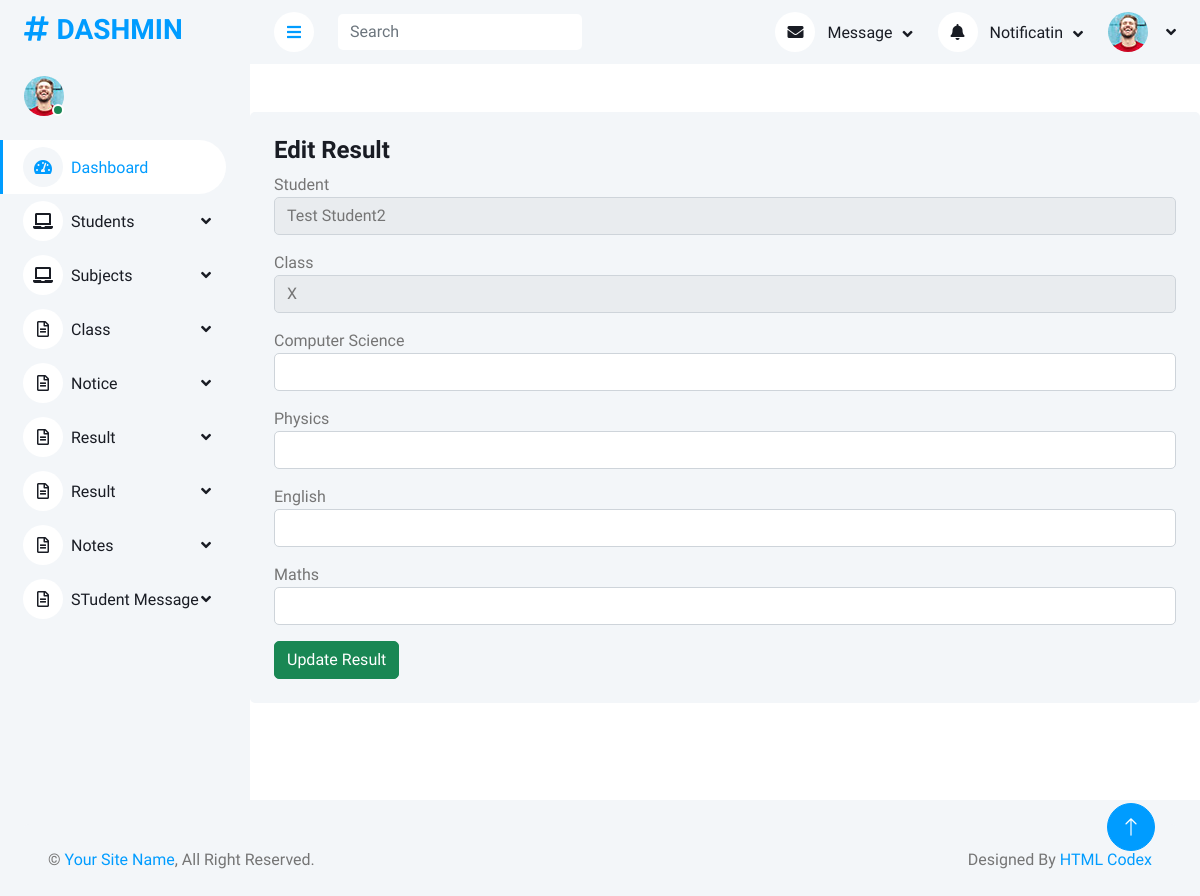
The app's page /manage/edit_result/7/7/ with its own data.
### AdminApp/models.py (models this page shows, shortened)
class StudentDb(models.Model):
    Gender_Choices=(
        ('Male','Male'),
        ('Female','Female')
    )
    Name=models.CharField(max_length=100,null=True,blank=True)
    Email=models.EmailField(max_length=100,null=True,blank=True)
    Roll_Number=models.CharField(max_length=100,null=True,blank=True)
    Dob=models.DateField(null=True,blank=True)
    Class=models.ForeignKey('ClassDb', on_delete=models.CASCADE,null=True,blank=True)
    gender=models.CharField(max_length=100,null=True,blank=True,choices=Gender_Choices)
    Phone_number=models.CharField(max_length=100,null=True,blank=True)
    Student_Photo = models.ImageField(upload_to="student_photos/", null=True, blank=True)

class ClassDb(models.Model):
    Class_Name=models.CharField(max_length=100,null=True,blank=True)
    Section=models.CharField(max_length=100,null=True,blank=True)
    Created_At=models.DateTimeField(auto_now_add=True)
    Updated_At=models.DateTimeField(auto_now=True)

class SubjectCombinationDb(models.Model):
    Class_Section=models.ForeignKey(ClassDb,on_delete=models.CASCADE,null=True,blank=True)
    Subject_Name=models.ForeignKey(SubjectDb,on_delete=models.CASCADE,null=True,blank=True)
    Created_At=models.DateTimeField(auto_now_add=True)
    Updated_At=models.DateTimeField(auto_now=True)

class SubjectDb(models.Model):
    Subject_Name=models.CharField(max_length=100,null=True,blank=True)
    Subject_Code=models.CharField(max_length=100,null=True,blank=True)
    Credit = models.IntegerField(null=True, blank=True)
    Created_At=models.DateTimeField(auto_now_add=True)
    Updated_At=models.DateTimeField(auto_now=True)

### AdminApp/views.py (the view)
# urls.py: path('edit_result/<int:student_id>/<int:class_id>/', views.edit_result, name='edit_result'),
def edit_result(request, student_id, class_id):
    student = StudentDb.objects.get(id=student_id)
    class_obj = ClassDb.objects.get(id=class_id)
    subjects = SubjectCombinationDb.objects.filter(Class_Section_id=class_id)
    results = ResultDb.objects.filter(Student=student)
    marks = {}
    for r in results:
        marks[r.Subject.id] = r.Marks
    context = {
        'student': student,
        'class': class_obj,
        'subjects': subjects,
        'marks': marks
    }
    return render(request,'Edit_Result.html',context)

### AdminApp/templatetags/custom_filters.py (called while the page is built)
@register.filter
def get_item(dictionary, key):
    return dictionary.get(key)

### AdminApp/templates/Edit_Result.html (shortened to what this page needs)
{% extends 'Dashboard.html' %}
{% load custom_filters %}
{% block content %}
<div class="col-12 mt-5">
    <div class="bg-light rounded h-100 p-4">
        <h4>Edit Result</h4>
        <form method="post" action="{% url 'update_result' student.id %}">
            <div class="mb-3">
                <label>Student</label>
                <input type="text" value="{{student.Name}}" class="form-control" readonly>
            </div>
            <div class="mb-3">
                <label>Class</label>
                <input type="text" value="{{class.Class_Name}}" class="form-control" readonly>
            </div>
            {% for sub in subjects %}
            <div class="mb-3">
                <label>{{ sub.Subject_Name.Subject_Name }}</label>
                <input type="number" name="mark_{{sub.Subject_Name.id}}" value="{{marks|get_item:sub.id}}" class="form-control">
            </div>
            {% endfor %}
            <button type="submit" class="btn btn-success">Update Result</button>
        </form>
    </div>
</div>
{% endblock %}

### AdminApp/static/assets/css/style.css (style rules this page uses)
:root { --primary: #009CFF; --light: #F3F6F9; --dark: #191C24; }
.btn { transition: .5s; }

### records on screen
StudentDb: Name "Test Student2"
ClassDb: Class_Name "X"
SubjectCombinationDb: Subject_Name.Subject_Name "Computer Science"
SubjectCombinationDb: Subject_Name.Subject_Name "Physics"
SubjectCombinationDb: Subject_Name.Subject_Name "English"
SubjectCombinationDb: Subject_Name.Subject_Name "Maths"
